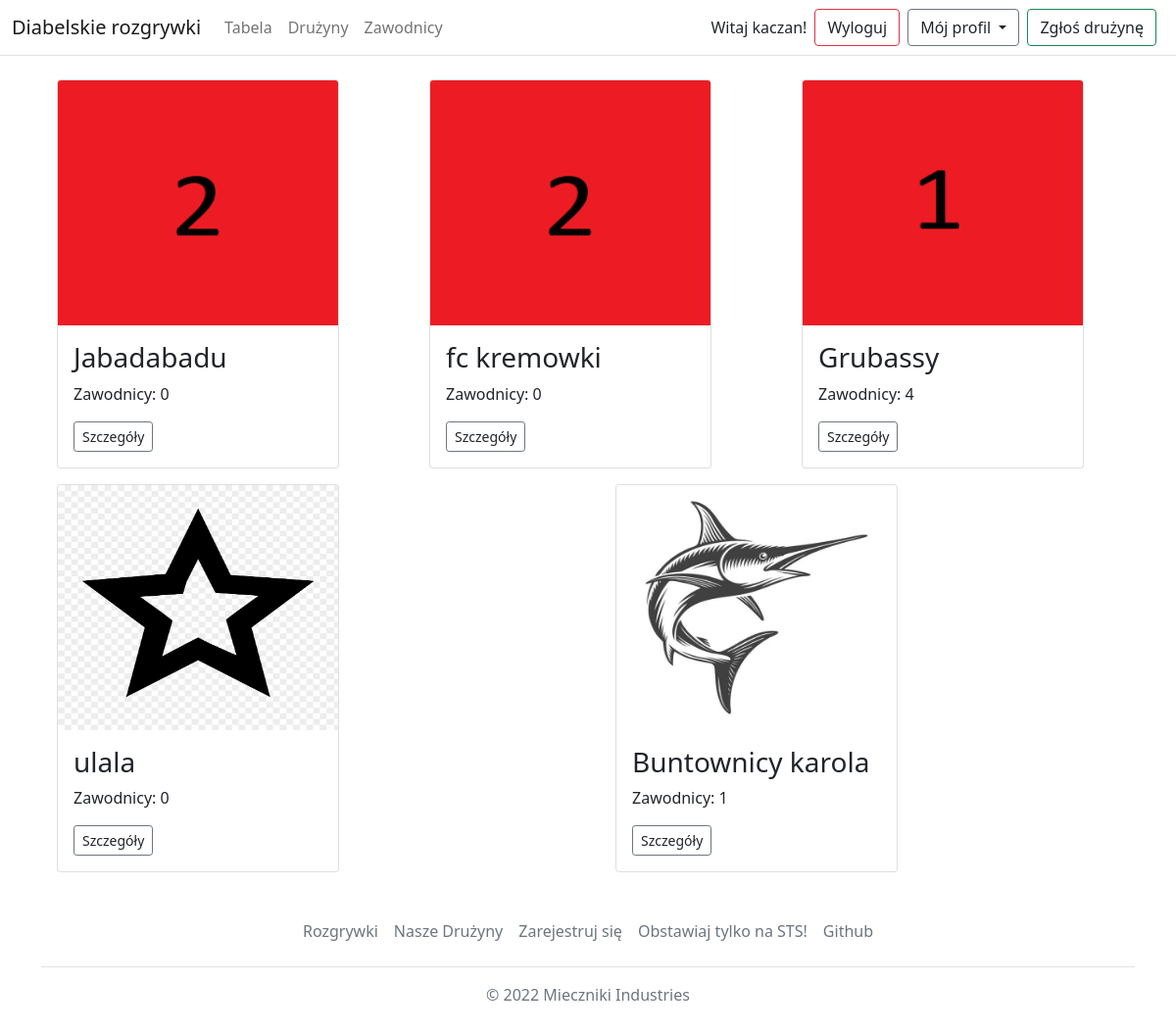
Page /teams/ (signed in) on the committed database.
### Football/models.py (models this page shows, shortened)
class Team(models.Model):
    name = models.CharField(max_length=30)
    slug = models.SlugField(max_length=30,unique=True)
    image = models.ImageField(upload_to='images/teams')
    def get_absolute_url(self):
        return reverse('football:team_detail',args=[self.slug])
    def get_players_cunt(self):
        return len(Player.objects.filter(team_id=self.id))

### Football/views.py (the view)
# urls.py: path('teams/',views.all_teams,name='all_teams'),
def all_teams(request):
    context = {
        'teams' : Team.objects.all()
    }
    return render(request, 'team/all_teams.html', context)

### Football/ext_methods.py (called while the page is built)
def get_teams(request):
    return {'teams' : Team.objects.all()}

### Football/models.py (called while the page is built)
    def get_absolute_url(self):
        return reverse('football:player_detail',args=[self.id])

### templates/team/all_teams.html (shortened to what this page needs)
{% extends 'base.html' %}
{% block content %}
<div class="album mt-2">
          <div class="row">
            {% for team in teams %}
            <div class="col">
              <div class="card ms-3 mt-3 box-shadow" style="width:18rem">
                <img class="card-img-top" src="{{ team.image.url }}" alt="{{ team.name }}" width="150px" height = "250px" >
                <div class="card-body">
                  <h3 class="card-text">{{ team.name }}</h3>
                    <p class = "card-text">Zawodnicy: {{ team.get_players_cunt }}</p>
                  <div class="d-flex justify-content-between align-items-center">
                    <div class="btn-group">
                      <button type="button" class="btn btn-sm btn-outline-secondary">
                          <a class="text-decoration-none text-dark" href="{{ team.get_absolute_url }}">Szczegóły</a>
                      </button>
                    </div>
                  </div>
                </div>
              </div>
            </div>
          {% endfor %}
          </div>
    </div>
{% endblock %}

### templates/base.html (shortened to what this page needs)
{% load static %}
<!DOCTYPE html>
<html lang="en">
<head>
    <link href="https://cdn.jsdelivr.net/npm/bootstrap@5.1.3/dist/css/bootstrap.min.css" rel="stylesheet">
</head>
<body>
    <header>
        <nav class="navbar navbar-expand-md navbar-light bg-white border-bottom">
            <div class="container-fluid">
                <a class="navbar-brand" href="{% url 'football:home' %}">Diabelskie rozgrywki</a>
                <div class="collapse navbar-collapse" id="navbarCollapse">
                    <ul class="navbar-nav me-auto mb-2 mb-md-0">
                        <li class="nav-item active">
                            <a class="nav-link" aria-current="page" href="{% url "football:table" %}">Tabela</a>
                        </li>
                        <li class="nav-item">
                            <a class="nav-link" href="{% url 'football:all_teams' %}">Drużyny </a>
                        </li>
                        <li class="nav-item">
                            <a class="nav-link" href="{% url 'football:all_players' %}">Zawodnicy </a>
                        </li>
                    </ul>
                </div>
                    {% if user.is_authenticated %}
                        <span class="me-2">Witaj {{ user.username }}!</span><button class = "btn btn-outline-danger me-2"><a class="text-decoration-none text-dark" href = {% url "logout" %}>Wyloguj</a></button>
                        {% if user.player %}
                        <div class="dropdown">
                            <a class="dropdown-toggle btn me-2 btn-outline-secondary text-dark dropdown-toggle" href="#" id="id3" role="button"
                                data-bs-toggle="dropdown" aria-expanded="false">
                                Mój profil
                            </a>
                        </div>
                        {% endif %}
                        <button class="btn btn-outline-success me-2">
                            <a class="text-decoration-none text-dark" href = "{% url "football:register_team" %} ">Zgłoś drużynę</a>
                        </button>
                    {% else %}
                        <button class="btn btn-outline-success me-2"><a href = "{% url "login" %}" class="text-decoration-none text-dark">Zaloguj się</a></button>
                    {% endif %}
            </div>
        </nav>
    </header>
    <div id="content" class="container">{% block content %} {% endblock %}</div>
    <div class="container">
  <footer class="py-3 my-4">
    <ul class="nav justify-content-center border-bottom pb-3 mb-3">
      <li class="nav-item"><a href="{% url 'football:home' %}" class="nav-link px-2 text-muted">Rozgrywki</a></li>
      <li class="nav-item"><a href="{% url 'football:all_teams' %}" class="nav-link px-2 text-muted">Nasze Drużyny</a></li>
      <li class="nav-item"><a href="{% url 'users:register' %}" class="nav-link px-2 text-muted">Zarejestruj się</a></li>
      <li class="nav-item"><a href="https://www.sts.pl" class="nav-link px-2 text-muted">Obstawiaj tylko na STS!</a></li>
      <li class="nav-item"><a href="https://github.com/Miecznikk/szkieletowe_pilkanozna" class="nav-link px-2 text-muted">Github</a></li>
    </ul>
    <p class="text-center text-muted">&copy; 2022 Mieczniki Industries</p>
  </footer>
</div>
</body>
</html>

### rows in the picture
Team: image (picture), name "Jabadabadu", get_players_cunt "0"
Team: image (picture), name "fc kremowki", get_players_cunt "0"
Team: image (picture), name "Grubassy", get_players_cunt "4"
Team: image (picture), name "ulala", get_players_cunt "0"
Team: image (picture), name "Buntownicy karola", get_players_cunt "1"

### other values in the picture
{{ user.username }} "kaczan"
